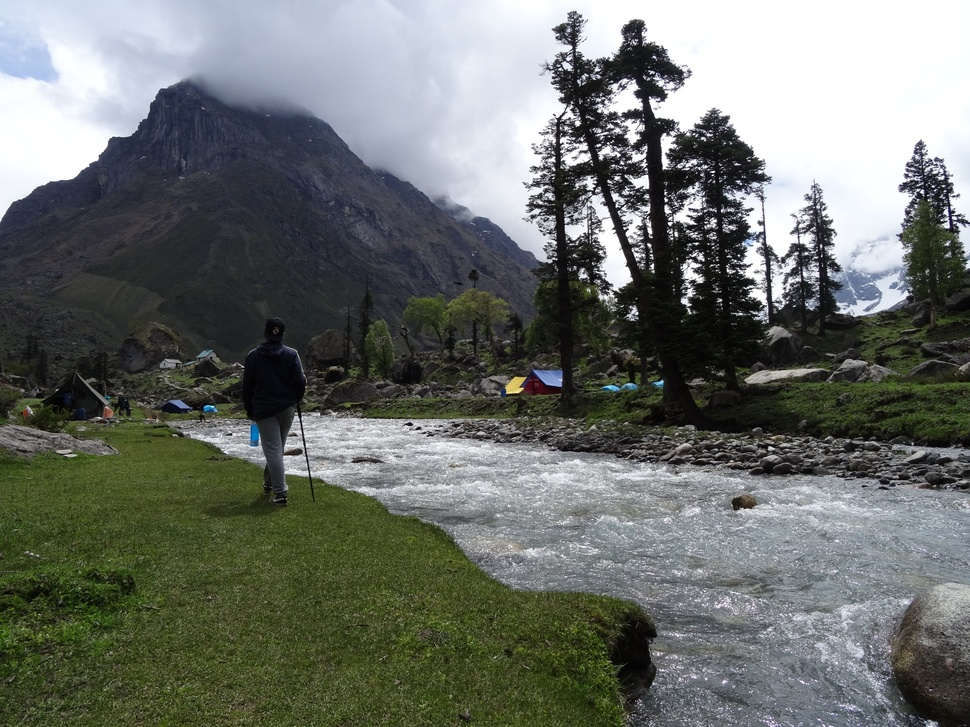
#> input picture vishal/image.JPG, 970 x 727 px, shrunk from 2048 x 1536 before the run, given in place of the camera
$ python checktemp.py   (Python 2 division)   (older library calls are emulated)
#> lines starting #> are read from the running program, lines starting #| are printed output that depends on the picture; after the words box and inside, x2 and y2 are one past the last pixel; in counts of white or black regions, pixels touching at a corner belong together
import cv2
import numpy as np

##############################################################################################
# TEMPLATE MATCHING

color = [(0,242,255),(76,177,34),(36,28,237),(204,72,63)]


cap = cv2.VideoCapture(0)

for i in  range(20):
    cap.set(cv2.CAP_PROP_CONTRAST,8)
    ret, arena = cap.read()
#> this loop made 20 passes
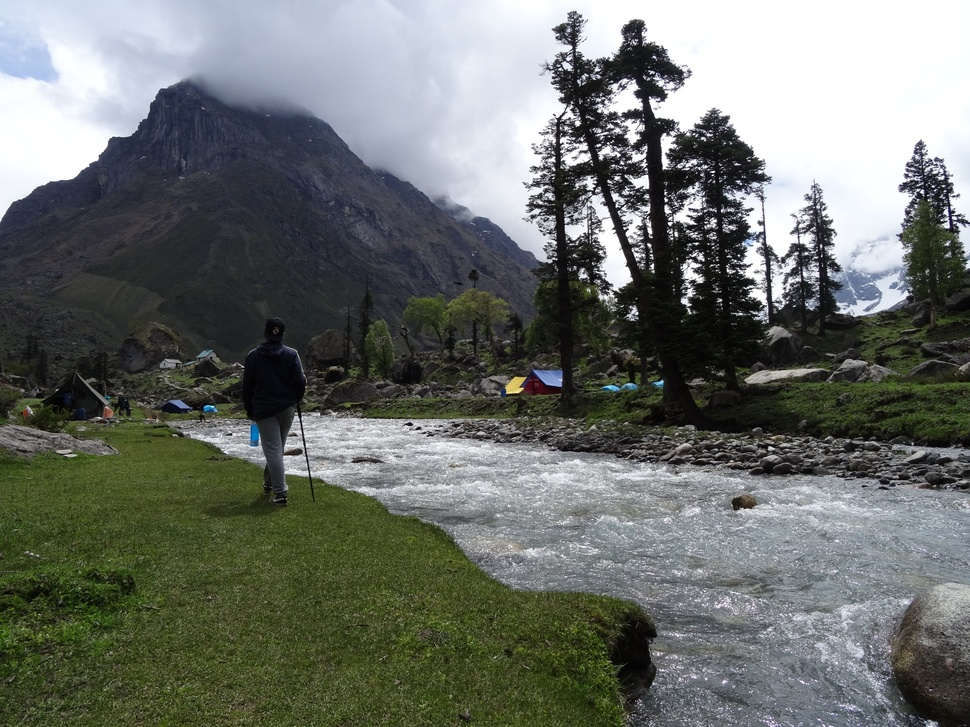
#> input picture vishal/image.JPG, 970 x 727 px, shrunk from 2048 x 1536 before the run, given in place of the camera

#GIVEN IMAGE
img = cv2.imread('image_2.png')
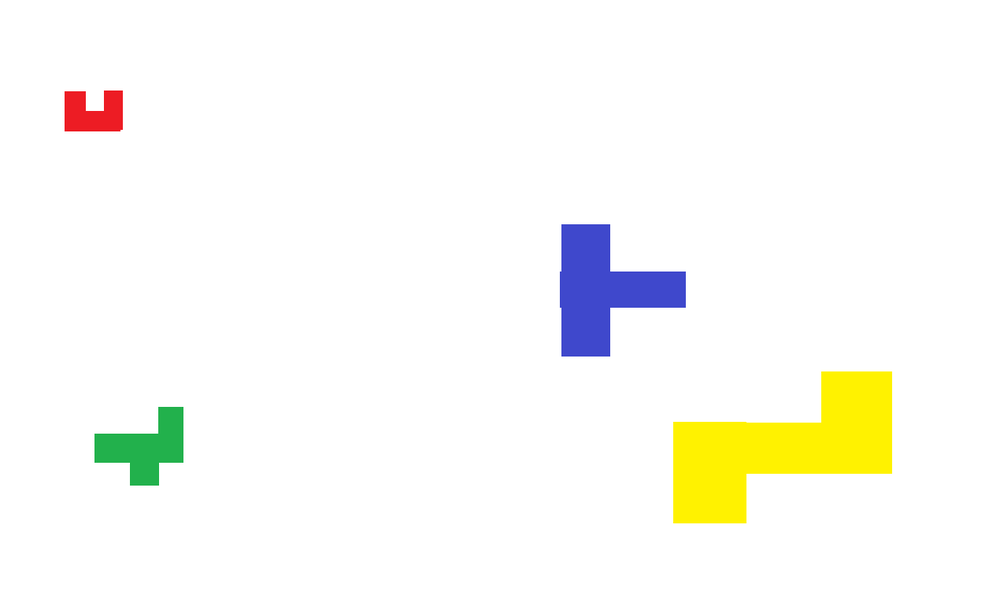
#> input picture image_2.png, 1000 x 606 px, shrunk from 1270 x 770 before the run, found by its file name
#> img is the input picture: shape (606, 1000, 3); mean B, G, R 244.5, 250.5, 250.6
imgray = cv2.cvtColor(img,cv2.COLOR_BGR2GRAY)
imgray_invert = cv2.bitwise_not(imgray, dst=None)
ret,thresh = cv2.threshold(imgray_invert ,10 , 255 , cv2.THRESH_BINARY)
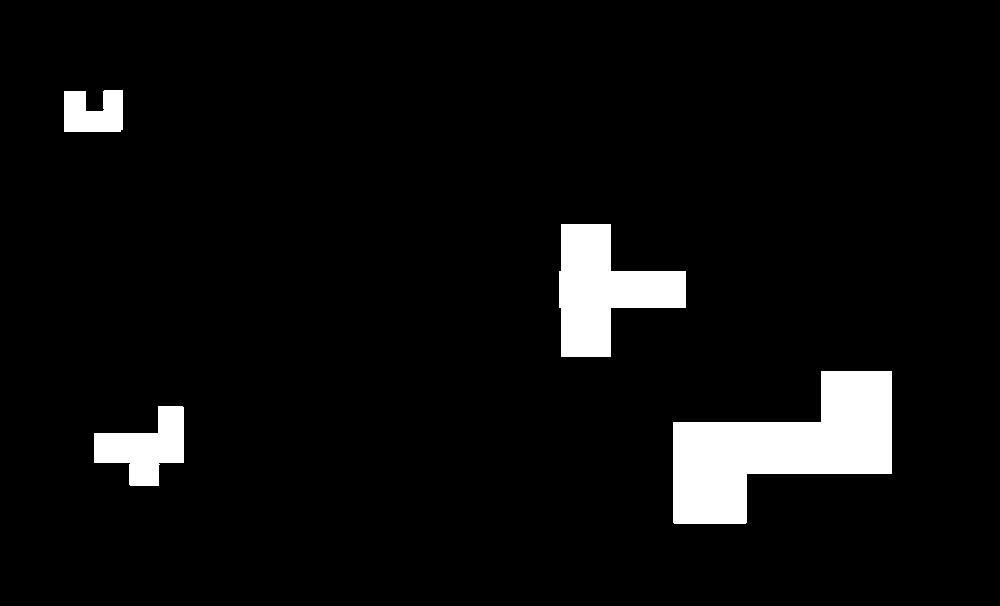
#> thresh: shape (606, 1000); 5.7% white; 4 white regions

image, contours, hierarchy = cv2.findContours(thresh,cv2.RETR_TREE,cv2.CHAIN_APPROX_SIMPLE)
#> contours = 4 contours; box (x1, y1, x2, y2) and area: (673, 371, 892, 524) 18338, (559, 224, 686, 357) 9242, (94, 406, 184, 486) 3923, (64, 90, 123, 132) 1975
roi = []

#EXTRACTING TEMPLATES

for cnt in contours:
    approx = cv2.approxPolyDP(cnt, 0.01 * cv2.arcLength(cnt, True), True)
    x1, y1, w, h = cv2.boundingRect(cnt)
    img = cv2.rectangle(img, (x1, y1), (x1 + w, y1 + h), (255, 255, 255), 2)
    roi.append(img[y1:(y1+h),x1:x1+w])
#> this loop made 4 passes
#> (x1, y1, w, h) on passes 1 to 4: (94, 406, 90, 80), (673, 371, 219, 153), (559, 224, 127, 133), (64, 90, 59, 42)
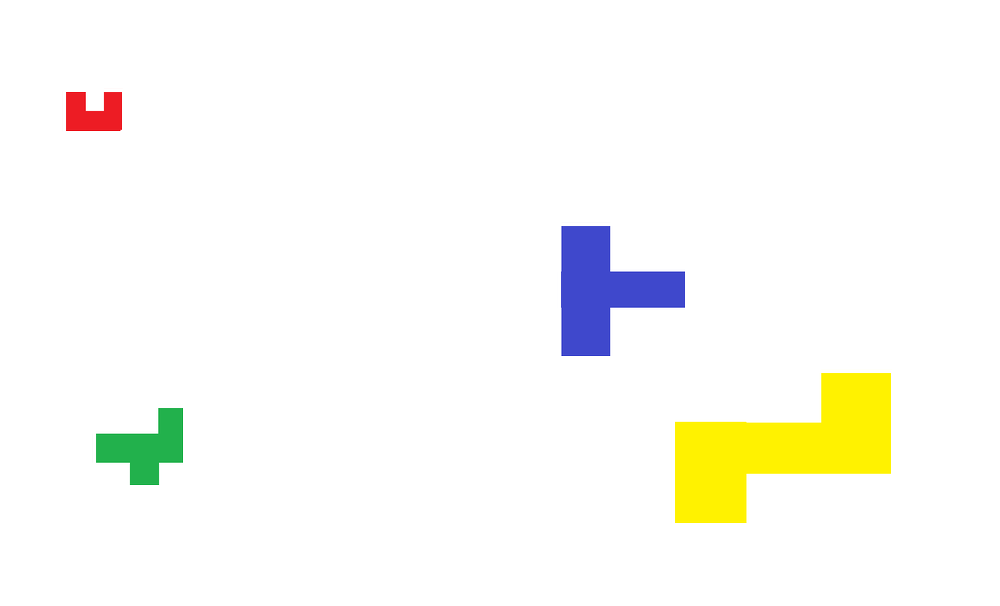
#> img: shape (606, 1000, 3); mean B, G, R 244.8, 250.7, 250.7
#> after the loop, roi = 4 items

#SEQUENCING THEM ACCORDING TO SERIAL NUMBER

e_roi=[]
for u in range(4):
    for k in range(4):
        t = 0
        rows, cols = roi[k].shape[:2]
        for i in range(rows):
            for j in range(cols):
                if (color[u][0] == roi[k][i][j][0] and color[u][1] == roi[k][i][j][1] and color[u][2] == roi[k][i][j][2]) :
                    e_roi.append(roi[k])
                    t=1
                    break
            if t==1:
                break
            else:
                continue
#> after the loop, e_roi = 4 items
f_roi = []
for i in range(4):
    img_roi = cv2.cvtColor(e_roi[i], cv2.COLOR_BGR2GRAY)
    img_roi_invert = cv2.bitwise_not(img_roi, dst=None)
    ret, thresh_roi = cv2.threshold(img_roi_invert, 10, 255, cv2.THRESH_BINARY)
    f_roi.append(thresh_roi)
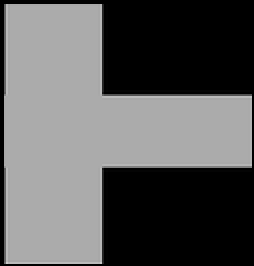
#> img_roi_invert: shape (133, 127) (shown 2 times larger); min 0, max 203, mean 92.1
#> after the loop, f_roi = 4 items

#ARENA

kernel = np.ones((5,5),np.uint8)

closing_original_arena = cv2.morphologyEx(arena, cv2.MORPH_CLOSE, kernel)
#> arena is the input picture: shape (727, 970, 3); mean B, G, R 107.4, 112.3, 108
arena_gray = cv2.cvtColor(closing_original_arena, cv2.COLOR_BGR2GRAY)
ret,thresh_arena = cv2.threshold(arena_gray,140,255,cv2.THRESH_BINARY)
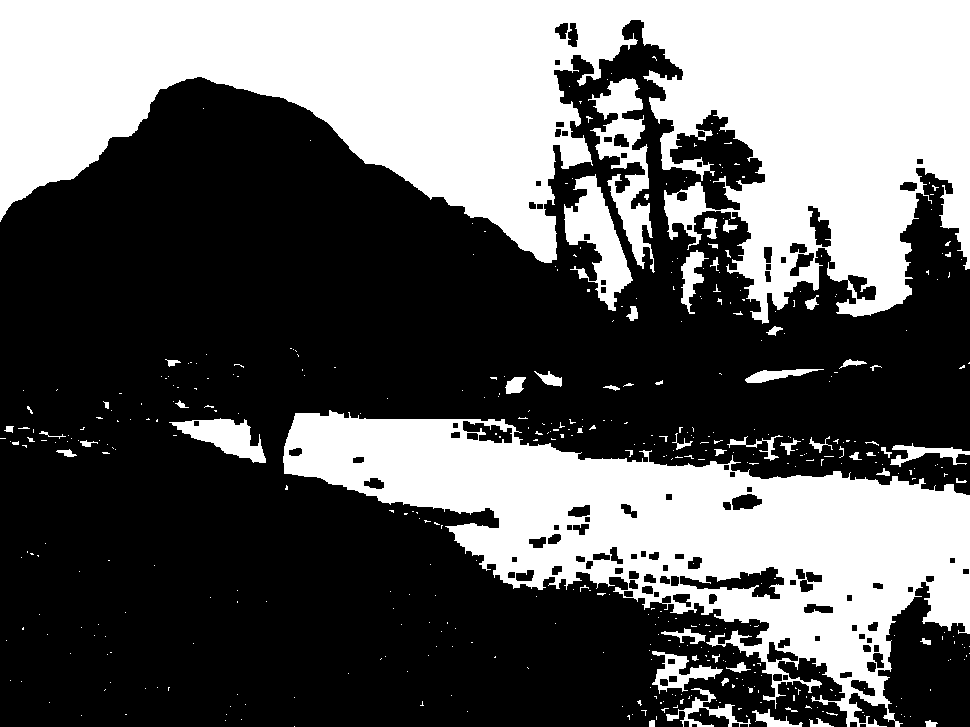
#> thresh_arena: shape (727, 970); 38.5% white; 465 white regions (402 under 20 px), largest, box (x1, y1, x2, y2) and area: (0, 0, 970, 324) 166467, (283, 410, 970, 727) 85329, (588, 78, 655, 273) 4793
closing_arena = cv2.morphologyEx(thresh_arena, cv2.MORPH_CLOSE, kernel)
#> closing_arena: shape (727, 970); 38.5% white; 464 white regions (401 under 20 px)

#EXTRACTING TEMPLATE FROM ARENA

image_areana,contours_arena,hierarchy_arena = cv2.findContours(closing_arena,cv2.RETR_TREE,cv2.CHAIN_APPROX_SIMPLE)
#> contours_arena = 571 contours, 423 with area under 20; largest, box (x1, y1, x2, y2) and area: (0, 0, 970, 324) 166353, (283, 410, 970, 727) 91014, (588, 78, 655, 273) 4559, (564, 174, 633, 311) 3908, (169, 418, 266, 463) 1946

loc = []
moments = []
arena_roi = []

for cnt_a in contours_arena:
    approx_a = cv2.approxPolyDP(cnt_a, 0.05 * cv2.arcLength(cnt_a, True), True)
    x2,y2,w1,h1 = cv2.boundingRect(cnt_a)
    y = cv2.moments(cnt_a)
    moments.append(y)
    arena = cv2.rectangle(arena, (x2, y2), (x2 + w1, y2 + h1), (0, 255, 0), 2)
    loc.append(x2)
    loc.append(y2)
    arena_roi.append(closing_arena[y2:(y2+h1),x2:(x2+w1)])
#> this loop made 571 passes
#> (x2, y2, w1, h1) on passes 1, 2, 4: (294, 726, 1, 1), (925, 720, 13, 7), (225, 720, 1, 1)
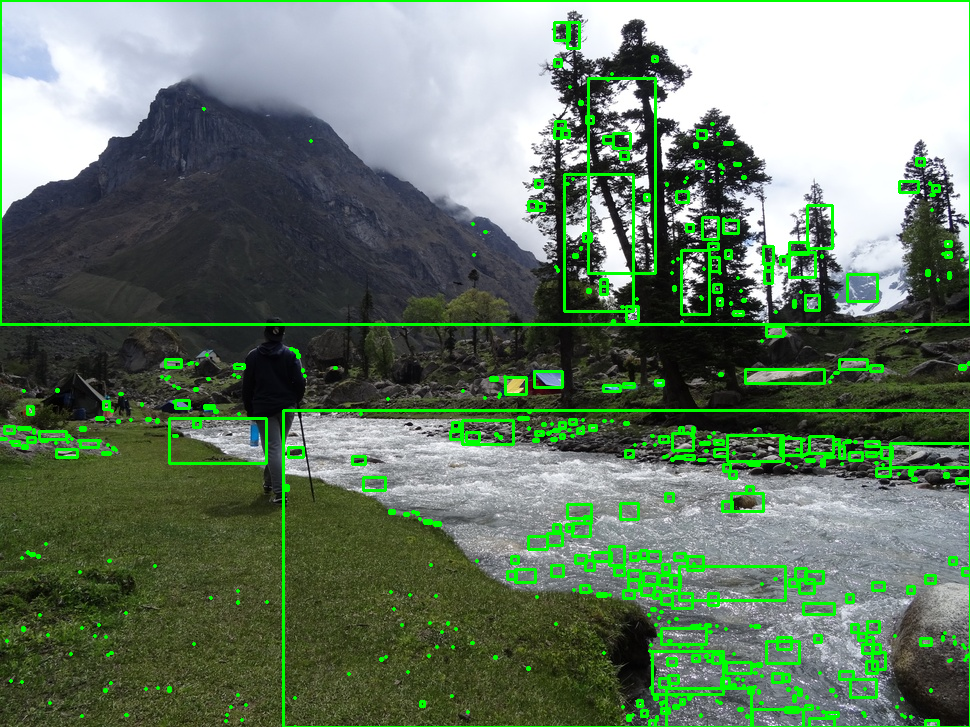
#> arena: shape (727, 970, 3); mean B, G, R 100.8, 122, 101.5
#> after the loop, arena_roi = 571 items; loc = 1142 values, max 969 at index 206, min 0 at index 534, mean 532; moments = 571 items

#RESIZING ALL TEMPLATE TO ONE SIZE

resize_arena = []

for i in range(len(arena_roi)):
    resize_arena_temp = cv2.resize(arena_roi[i], (80, 80), interpolation=cv2.INTER_LINEAR)
    resize_arena.append(resize_arena_temp)
#> after the loop, resize_arena = 571 items

resize_roi = []
for j in range(len(f_roi)):
    resize_roi_temp = cv2.resize(f_roi[j], (80, 80), interpolation=cv2.INTER_LINEAR)
    resize_roi.append(resize_roi_temp)
#> this loop made 4 passes
#> after the loop, resize_roi = 4 items

# SCANNING EACH AND EVERY PIXEL OF IMAGE TEMPLATES

mat_roi = []
for k in range(len(resize_roi)):
    scan = resize_roi[k]
    mat = []
    sum = 0
    for i in range(20):
        for j in range(20):
            sum = 0
            for m in range(4):
                y = i * 4 + m
                for n in range(4):
                    x = j * 4 + n
                    px = scan[y, x]
                    if px == 255:
                        px = 1
                    else:
                        px = -1
                    sum = sum + px
            if (sum < 0):
                sum = -1
            elif (sum > 0):
                sum = 1
            mat.append(sum)
    mat_roi.append(mat)
#> after the loop, mat_roi = 4 items

# SCANNING EACH AND EVERY PIXEL OF ARENA TEMPLATES

mat_arena = []
for k in range(len(resize_arena)):
    scan = resize_arena[k]
    mat = []
    sum = 0
    for i in range(20):
        for j in range(20):
            sum = 0
            for m in range(4):
                y = i * 4 + m
                for n in range(4):
                    x = j * 4 + n
                    px = scan[y, x]
                    if px == 255:
                        px = 1
                    else:
                        px = -1
                    sum = sum + px
            if (sum < 0):
                sum = -1
            elif (sum > 0):
                sum = 1
            mat.append(sum)
    mat_arena.append(mat)
#> after the loop, mat_arena = 571 items


finalsequence = []
for i in range(len(mat_roi)):
    diff = []
    for l in range(len(mat_arena)):
        temp = []
        for k in range(400):
            y = mat_roi[i][k] - mat_arena[l][k]
            temp.append(y)
        diff.append(temp)

    zeros = []
    for m in range(len(diff)):
        p= 0
        for b in range(400):
            if(diff[m][b] == 0):
                p=p+1
            else:
                continue
        zeros.append(p)
    max_zero = zeros[0]
    q=0
    for t in range(len(zeros)):
        if(max_zero < zeros[t]):
            max_zero = zeros[t]
            q = t
        else:
            continue
    finalsequence.append(q)
#> this loop made 4 passes
#> after the loop, finalsequence = [71, 499, 143, 71]

print finalsequence
#| [71, 499, 143, 71]

goal = np.zeros((len(finalsequence),2),np.uint32)
#> goal = [[0, 0], [0, 0], [0, 0], [0, 0]]

for i in range(len(finalsequence)):
    cx = int(moments[finalsequence[i]]['m10'] / moments[finalsequence[i]]['m00'])
    cy = int(moments[finalsequence[i]]['m01'] / moments[finalsequence[i]]['m00'])
    #print cx,cy
    goal[i][0] = cx
    goal[i][1] = cy
#> this loop made 4 passes
#> (cx, cy) on passes 1 to 4: (732, 685), (948, 254), (22, 628), (732, 685)
#> after the loop, goal = [[732, 685], [948, 254], [22, 628], [732, 685]]
print goal[0]
#| [732 685]

cv2.circle(arena,(goal[0][0],goal[0][1]),0,(255,255,255),thickness = 2)
#> arena: shape (727, 970, 3); under 0.01% of pixels changed, all inside (x1, y1, x2, y2) = (731, 684, 734, 687)
cv2.circle(arena,(goal[1][0],goal[1][1]),0,(255,255,255),thickness = 2)
#> arena: shape (727, 970, 3); mean B, G, R 100.8, 122, 101.5
cv2.circle(arena,(goal[2][0],goal[2][1]),0,(255,255,255),thickness = 2)
#> arena: shape (727, 970, 3); mean B, G, R 100.8, 122, 101.5
cv2.circle(arena,(goal[3][0],goal[3][1]),0,(255,255,255),thickness = 2)

'''
for j in goal:
    print j[0]
'''
print moments[0]
#> (printed output is left out)
cv2.imshow('closing',arena)
cv2.imshow('test1',resize_roi[0])
cv2.imshow('test2',resize_roi[1])
cv2.imshow('test3',resize_roi[2])
cv2.imshow('test4',resize_roi[3])
cv2.imshow('tested1',resize_arena[finalsequence[0]])
cv2.imshow('tested2',resize_arena[finalsequence[1]])
cv2.imshow('tested3',resize_arena[finalsequence[2]])
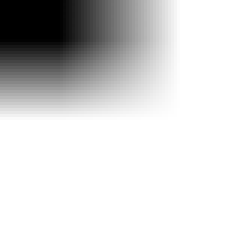
#> window 'tested3': shape (80, 80) (shown 3 times larger); min 0, max 255, mean 212.5
cv2.imshow('tested4',resize_arena[finalsequence[3]])
cv2.waitKey(0)
cv2.destroyAllWindows()
cap.release()

# TEMPLATE END
#############################################################################################
